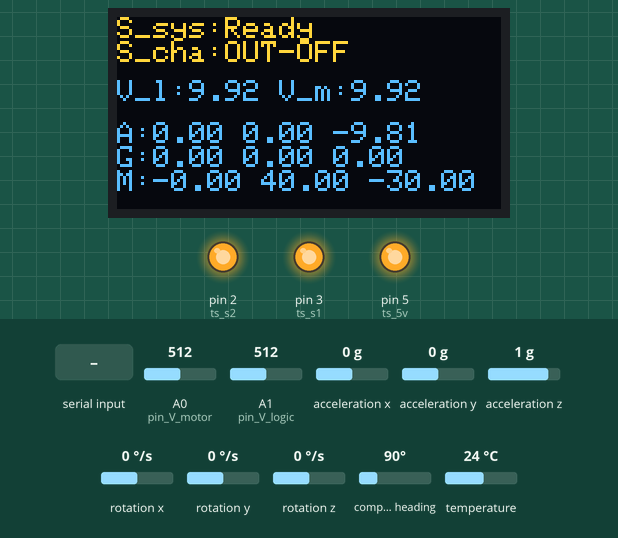
This sketch was run on a simulated Arduino Uno, built with avr-gcc and run on an emulated ATmega328P. On the bench: 128×64 one-colour display, output pins drawn as LEDs (lit = HIGH). The inputs (shaded band) are chosen by the test bench; at power-on: acceleration x 0 g, A0 (pin_V_motor) = 512, A1 (pin_V_logic) = 512, acceleration z 1 g, acceleration y 0 g, rotation x 0 °/s, rotation y 0 °/s, rotation z 0 °/s, compass heading 90°, temperature 24 °C. The OLED is the two-colour kind (top 16 rows yellow); the display library's start-up logo is not drawn; pins used as bus, display or sensor lines are not drawn; what the sketch prints to the serial monitor is not drawn.

Above: at 4.7 s.
4.8 s: "u" received over Serial
At 5.4 s:
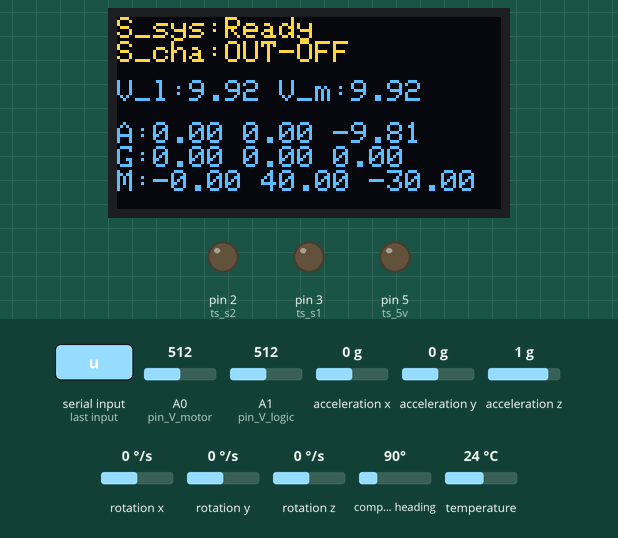
6.3 s: acceleration x set to -0.8 g
At 7.2 s:
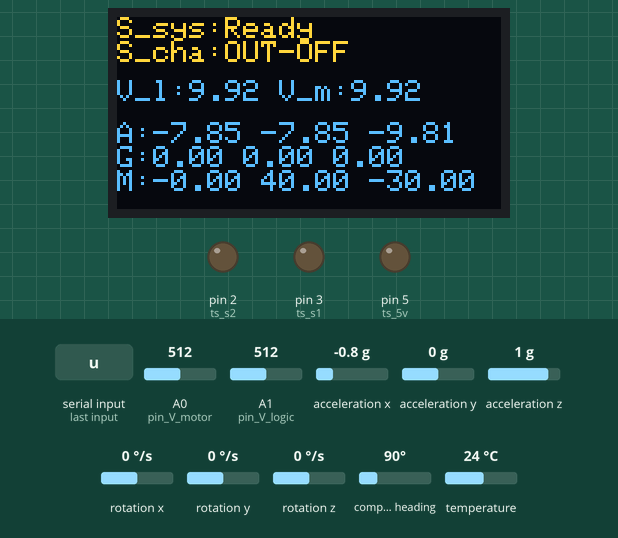
7.8 s: A0 (pin_V_motor) set to 530
At 9.0 s:
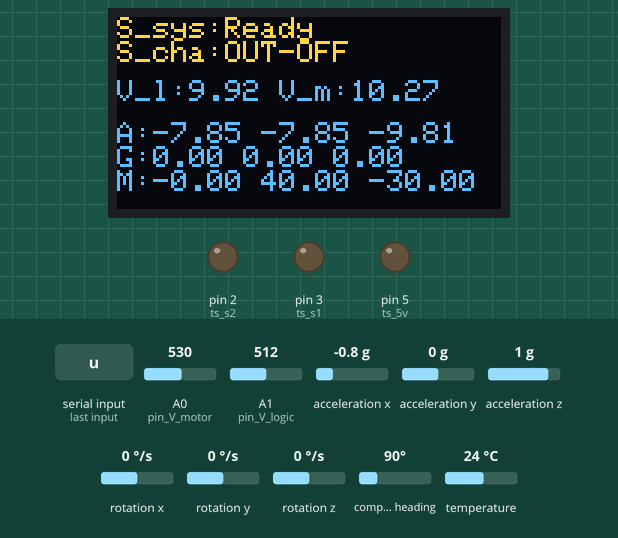
9.3 s: A1 (pin_V_logic) set to 523
At 10.1 s:
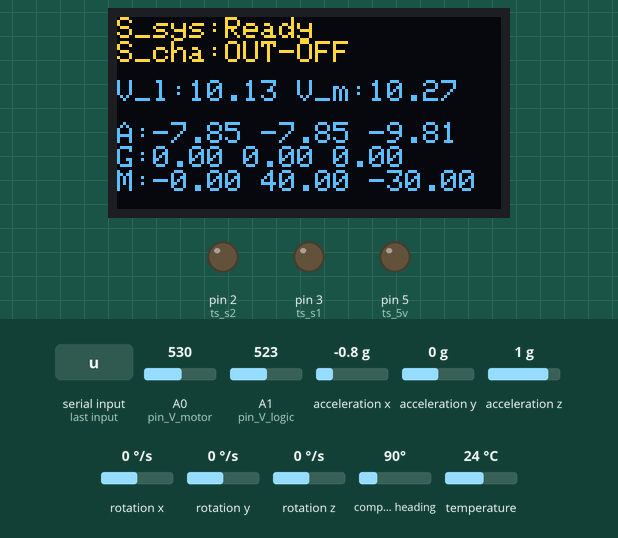
10.8 s: "d" received over Serial
At 11.1 s:
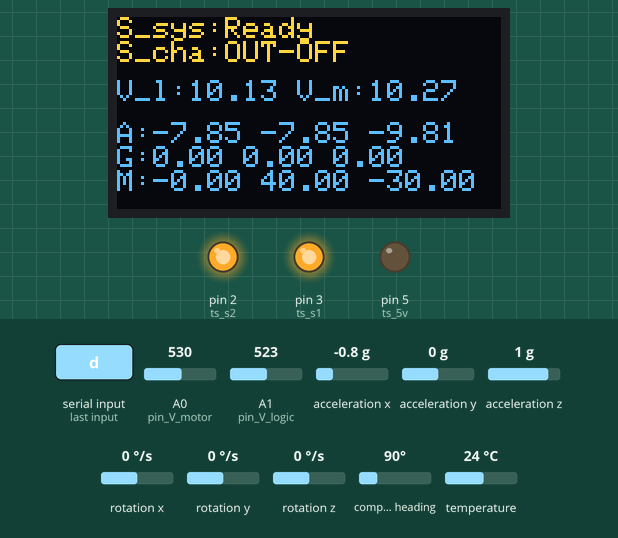
12.3 s: acceleration z set to 0.2 g
At 12.8 s:
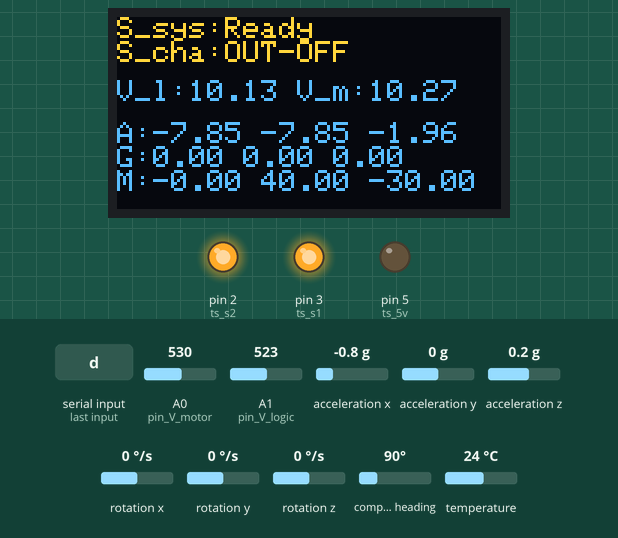
13.8 s: acceleration z set to -0.1 g
Timing chart, 0 to 16.4 s (numbered marks = the images above; inputs shaded):
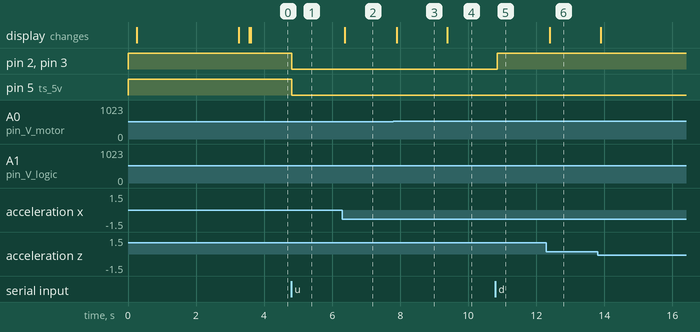

The sketch:

arduino_tprobot_041801.ino
```cpp
//include ==================================================================================

  //OLED
#include <Wire.h>
#include <Adafruit_GFX.h>
#include <Adafruit_SSD1306.h>
#define OLED_RESET 4
Adafruit_SSD1306 display(OLED_RESET);
#define NUMFLAKES 10
#define XPOS 0
#define YPOS 1
#define DELTAY 2
#define LOGO16_GLCD_HEIGHT 16
#define LOGO16_GLCD_WIDTH  16
#if (SSD1306_LCDHEIGHT != 64)
#error("Height incorrect, please fix Adafruit_SSD1306.h!");
#endif
  //IMU
#include <MPU9250.h>
MPU9250 IMU(Wire,0x68);

//pin name ==================================================================================
  //acctuator
int ts_5v = 5,ts_gnd = 4,ts_s1 = 3,ts_s2 = 2;
  //votages
int pin_V_logic = A1, pin_V_motor = A0;

//var declarence ==================================================================================
  //Votages
float V_logic = 0,V_motor = 0;
  //IMU
int status;
float IMU_ax = 0,IMU_ay = 0,IMU_az = 0,IMU_gx = 0,IMU_gy = 0,IMU_gz = 0,IMU_mx = 0,IMU_my = 0,IMU_mz = 0,IMU_tempr = 0;
  //Status
String Status_sys = "Ready",Status_charger = "OUT-OFF";
  //Serial
int Msg_Serial = 0;

// setup ==================================================================================
void setup()   {
  //pinMode and Init
    // Actuator
  pinMode(ts_5v, OUTPUT);pinMode(ts_gnd, OUTPUT);pinMode(ts_s1, OUTPUT);pinMode(ts_s2, OUTPUT); // switch 4 V+ // switch 3 V- // switch 2 // switch 1
  digitalWrite(ts_s1,HIGH);digitalWrite(ts_s2,HIGH);digitalWrite(ts_5v,HIGH);digitalWrite(ts_gnd,HIGH); //Setup these pins to pull-up

  // serial to display data
  Serial.begin(19200);while(!Serial) {}delay(200);

  // IMU:start communication with IMU
  status = IMU.begin();
  if (status < 0) {Status_sys = "IMU fails";}
  // setting the accelerometer full scale range to +/-8G
  IMU.setAccelRange(MPU9250::ACCEL_RANGE_8G);
  // setting the gyroscope full scale range to +/-500 deg/s
  IMU.setGyroRange(MPU9250::GYRO_RANGE_500DPS);
  // setting DLPF bandwidth to 20 Hz
  IMU.setDlpfBandwidth(MPU9250::DLPF_BANDWIDTH_20HZ);
  // setting SRD to 19 for a 50 Hz update rate
  IMU.setSrd(19);

  // OLED:by default, we'll generate the high voltage from the 3.3v line internally! (neat!)
  display.begin(SSD1306_SWITCHCAPVCC, 0x3C);  // initialize with the I2C addr 0x3D (for the 128x64)
  display.display();delay(3000);// show welcome screen
  for (int i=1; i <= 3; i++){for (int j=1; j <= 50; j++){display.invertDisplay(true);delay(3-i);display.invertDisplay(false);delay(3-i);}}// welcome animation
  display.setTextSize(1);display.setTextColor(WHITE);
}


// main loop ==================================================================================
void loop() {
  //Data collecting
    //IMU: Data collecting
  IMU.readSensor();
  IMU_ax = IMU.getAccelX_mss(); IMU_ay = IMU.getAccelY_mss(); IMU_az = IMU.getAccelZ_mss();
  IMU_gx = IMU.getGyroX_rads(); IMU_gy = IMU.getGyroY_rads(); IMU_gz = IMU.getGyroZ_rads();
  IMU_mx = IMU.getMagX_uT(); IMU_my = IMU.getMagY_uT(); IMU_mz = IMU.getMagZ_uT();
  IMU_tempr = IMU.getTemperature_C();
    //Votages
  V_logic = analogRead(pin_V_logic)/51.62;
  V_motor = analogRead(pin_V_motor)/51.62;

  //Serial: transfer data
    //IMU
  Serial.print(IMU_ax,3);Serial.print(" ");Serial.print(IMU_ay,3);Serial.print(" ");Serial.print(IMU_az,3);Serial.print(" ");
  Serial.print(IMU_gx,3);Serial.print(" ");Serial.print(IMU_gy,3);Serial.print(" ");Serial.print(IMU_gz,3);Serial.print(" ");
  Serial.print(IMU_mx,3);Serial.print(" ");Serial.print(IMU_my,3);Serial.print(" ");Serial.print(IMU_mz,3);Serial.print(" ");
  Serial.print(IMU_tempr,3);Serial.print(" ");
    //Votages
  Serial.print(V_logic);Serial.print(" ");Serial.print(V_motor);Serial.println(" ");

  //Serial: read command and do
  if (Serial.available() > 0){Msg_Serial = Serial.read();}
  if (Msg_Serial != 0){move_actuator(Msg_Serial);Msg_Serial = 0;}

  //OLED: display
  display.clearDisplay();
  display.setCursor(0,0);
  display.print("S_sys:");display.println(Status_sys);
  display.print("S_cha:");display.print(Status_charger);
  display.setCursor(0,21);
  display.print("V_l:");display.print(V_logic);display.print(" V_m:");display.println(V_motor);
  display.setCursor(0,35);
  display.print("A:");display.print(IMU_ax);display.print(" ");display.print(IMU_ax);display.print(" ");display.println(IMU_az);
  display.print("G:");display.print(IMU_gx);display.print(" ");display.print(IMU_gy);display.print(" ");display.println(IMU_gz);
  display.print("M:");display.print(IMU_mx);display.print(" ");display.print(IMU_my);display.print(" ");display.println(IMU_mz);
  display.display();
}

// functions ==================================================================================
int move_actuator(int cmd)
{      if (cmd == 'u') {digitalWrite(ts_s1,LOW); digitalWrite(ts_s2,LOW);digitalWrite(ts_5v,LOW);digitalWrite(ts_gnd,LOW);} //go up
  else if (cmd == 'd') {digitalWrite(ts_s1,HIGH);digitalWrite(ts_s2,HIGH);digitalWrite(ts_5v,LOW);digitalWrite(ts_gnd,LOW);} //go down
  else if (cmd == 's') {digitalWrite(ts_5v,HIGH);digitalWrite(ts_gnd,HIGH);} //stop
  else {return 0;}}
```

Measured:
- after the input at 4.8 s, pin 2 (ts_s2), pin 3 (ts_s1), pin 5 (ts_5v): HIGH → LOW at once
- after the input at 6.3 s, the display: changes after 0.07 s (image 2)
- after the input at 7.8 s, the display: changes after 0.09 s (image 3)
- after the input at 9.3 s, the display: changes after 0.08 s (image 4)
- after the input at 10.8 s, pin 2 (ts_s2), pin 3 (ts_s1): LOW → HIGH after 0.05 s
- after the input at 12.3 s, the display: changes after 0.10 s (image 6)
